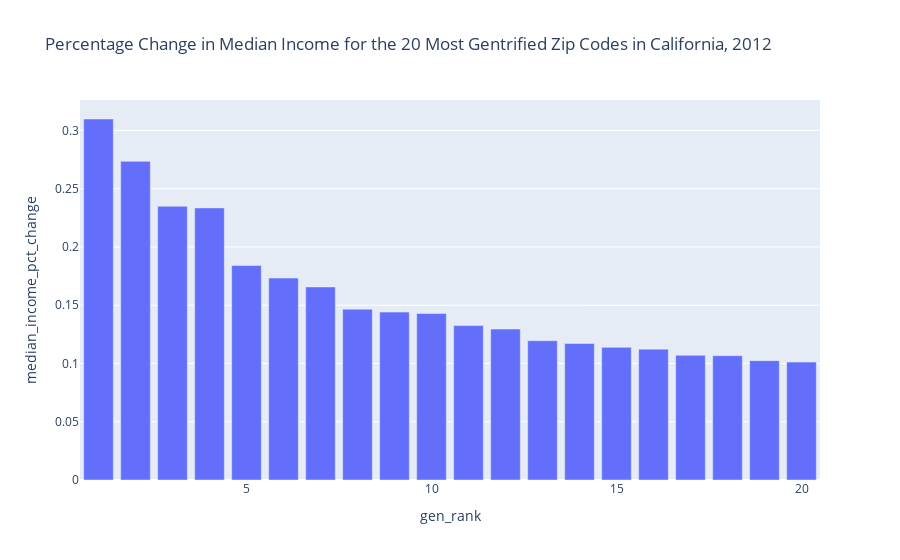

This figure's notebook cell:
### Code cell
data_gen_12 = data.loc[(data['gen_rank'] <= 20) & (data['Date'] == 2012)]
import plotly.express as px
fig = px.bar(data_gen_12, x='gen_rank', y='median_income_pct_change', title='Percentage Change in Median Income for the 20 Most Gentrified Zip Codes in California, 2012 ')
fig

### Figure 1 — Plotly figure (JSON) as saved in the notebook; plotly's stock layout.template omitted (floating-point values rounded to 4 significant figures)
{"data": [{"alignmentgroup": "True", "hovertemplate": "gen_rank=%{x}<br>median_income_pct_change=%{y}<extra></extra>", "legendgroup": "", "marker": {"color": "#636efa"}, "name": "", "offsetgroup": "", "orientation": "v", "showlegend": false, "textposition": "auto", "type": "bar", "x": [13, 20, 18, 2, 10, 19, 15, 11, 16, 5, 12, 17, 7, 9, 8, 1, 6, 4, 14, 3], "xaxis": "x", "y": [0.1195, 0.1012, 0.1067, 0.2734, 0.1429, 0.1024, 0.1138, 0.1325, 0.1123, 0.184, 0.1295, 0.107, 0.1657, 0.1441, 0.1466, 0.3098, 0.1733, 0.2335, 0.1171, 0.2349], "yaxis": "y"}], "layout": {"barmode": "relative", "legend": {"tracegroupgap": 0}, "title": {"text": "Percentage Change in Median Income for the 20 Most Gentrified Zip Codes in California, 2012 "}, "xaxis": {"anchor": "y", "domain": [0, 1], "title": {"text": "gen_rank"}}, "yaxis": {"anchor": "x", "domain": [0, 1], "title": {"text": "median_income_pct_change"}}}}
